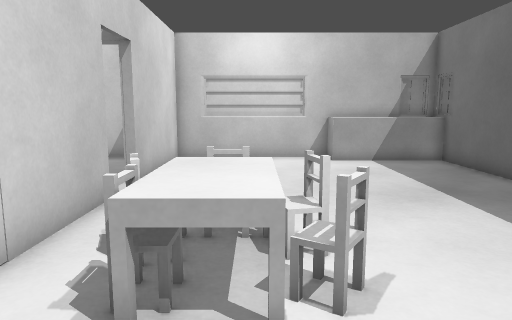
View 1 (above)

16 first-person views from a walk through a 3-D level made in the Godot game engine. The camera is 1.2 m above the floor, tilts 8° down and sees 70° across. Doors that lead somewhere are drawn open, without their leaves. The floor is counted in squares, 0.5 m on a side. Each view is taken from the middle of a square. On the plan, view 1 faces up. The plan holds only what a view shows up to about 20 squares ahead; the rest is blank.

View 2
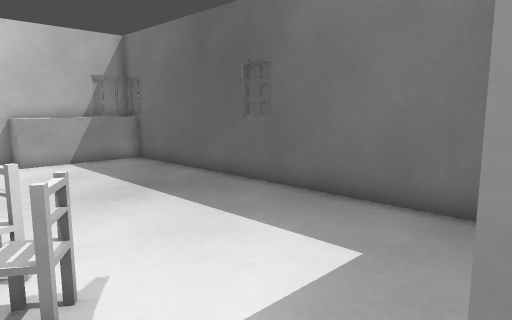

View 3
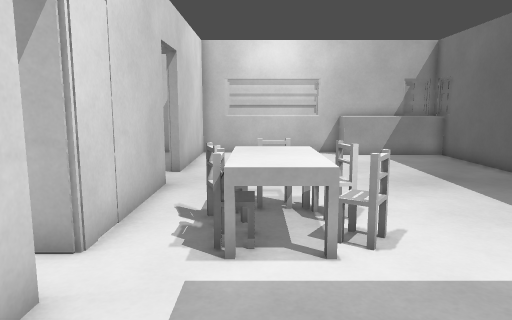

View 4
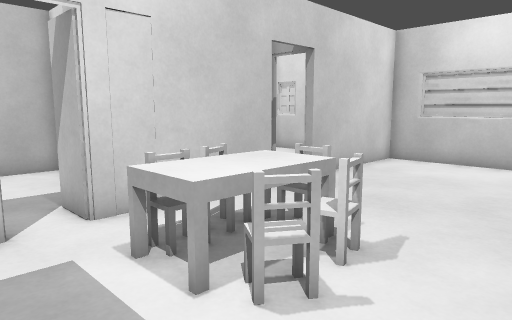

View 5
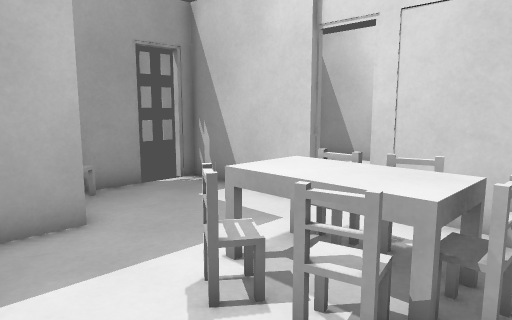

View 6
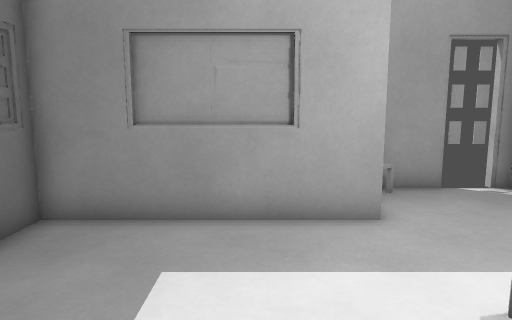

View 7
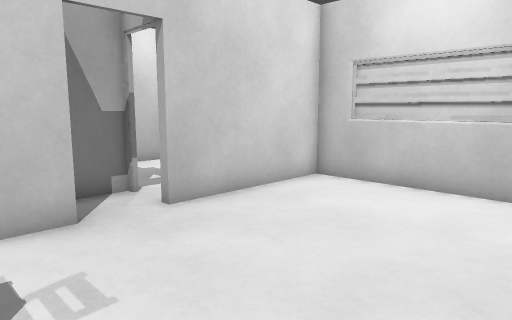

View 8
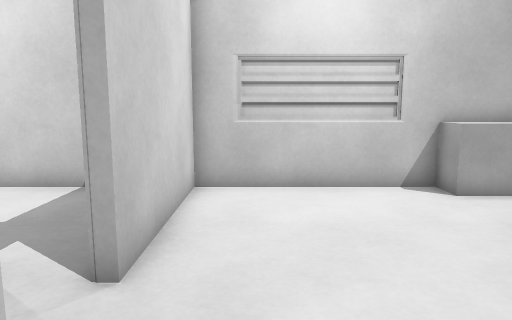

View 9
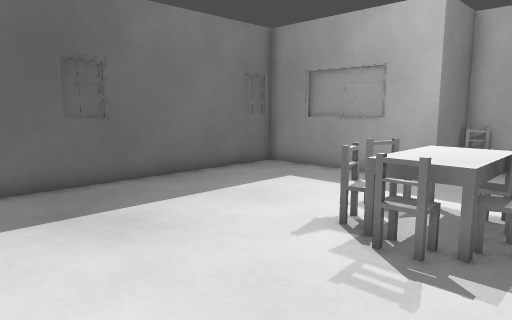

View 10
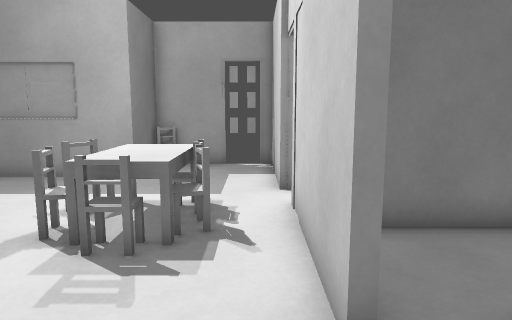

View 11
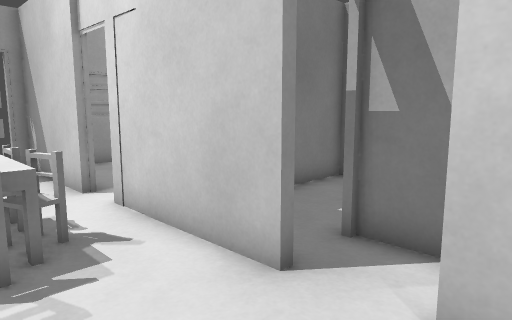

View 12
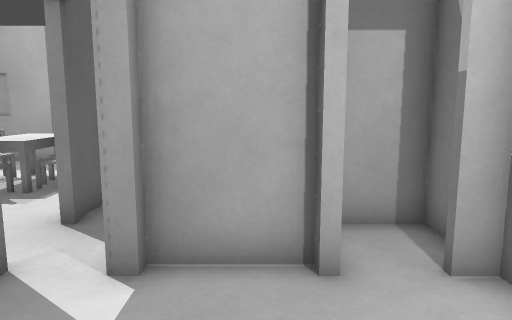

View 13
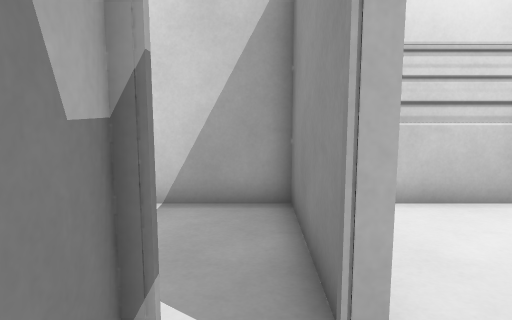

View 14
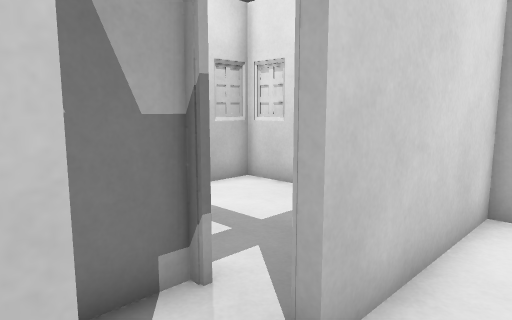

View 15
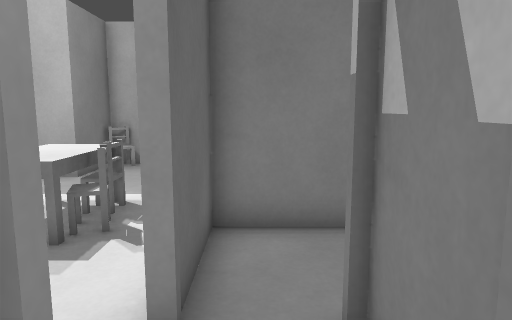

View 16
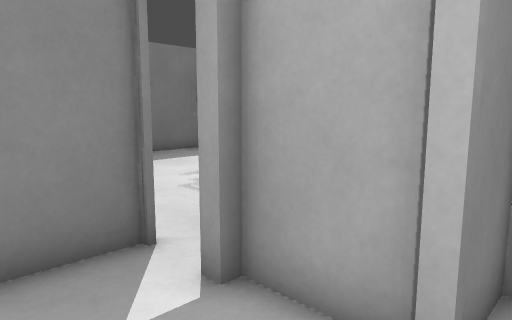

### Floor plan
Ten units are one square. View 1 is at (0, 0); x grows to the right and y downward. Boxes are objects, and circles mark ways between rooms. Rooms are numbered by the first view taken in them; rooms with no view inside come last. Other rooms are left out.
<svg viewBox="-120 -188 214 224">
<path fill="none" stroke="#000" d="M-39 -96 -39 -38M31 -1 66 -1M-41 -23 -37 -23 -37 29 -31 29M89 -166 89 -176M89 -169 36 -169M-18 29 13 29 13 -3 87 -3 87 -181 -40 -181M-39 -181 -39 -118 -44 -118M-22 31 -18 31M82 -183 71 -183M-30 31 -25 31M36 -169 36 -181M-63 -120 -58 -120M-89 -116 -63 -116M-100 -183 -105 -183M-106 -183 -111 -183M-115 -120 -108 -120M-41 -118 -41 -181M-40 -181 -115 -181M-115 -96 -91 -96 -91 -120M-41 -84 -41 -96M-61 -119 -61 -95M-115 -58 -41 -58 -41 -84"/>
<rect x="-25" y="-55" width="10" height="20" fill="#bbb"><title>chair</title></rect>
<rect x="-25" y="-65" width="10" height="10" fill="#bbb"><title>chair</title></rect>
<rect x="-15" y="-75" width="20" height="40" fill="#bbb"><title>table</title></rect>
<rect x="-15" y="-75" width="10" height="10" fill="#bbb"><title>chair</title></rect>
<rect x="5" y="-45" width="10" height="10" fill="#bbb"><title>chair</title></rect>
<rect x="5" y="-65" width="10" height="10" fill="#bbb"><title>chair</title></rect>
<circle cx="-40" cy="-105" r="3" fill="#2a7"/>
<circle cx="-50" cy="-120" r="3" fill="#2a7"/>
<circle cx="-50" cy="-90" r="3" fill="#2a7"/>
<text x="20" y="-80">1</text>
<text x="-80" y="-150">2</text>
<text x="-50" y="-100">3</text>
<text x="-80" y="-80">4</text>
</svg>
Room 1 opens to room 3. Room 2 opens to room 3. Room 3 opens to room 4.

Where each view was taken, in squares from view 1:
view 1: 0 up, 0 right, facing up
view 2: 0 up, 0 right, facing up-right
view 3: 2 down, 1 left, facing up
view 4: 1 up, 4 right, facing up-left
view 5: 8 up, 4 right, facing down-left
view 6: 8 up, 4 right, facing down
view 7: 7 up, 4 right, facing up-left
view 8: 7 up, 2 left, facing up
view 9: 13 up, 3 left, facing down-right
view 10: 13 up, 3 left, facing down
view 11: 13 up, 0 right, facing down-left
view 12: 17 up, 8 left, facing down
view 13: 9 up, 5 left, facing up
view 14: 9 up, 2 left, facing up-left
view 15: 13 up, 5 left, facing down
view 16: 15 up, 10 left, facing down-right
